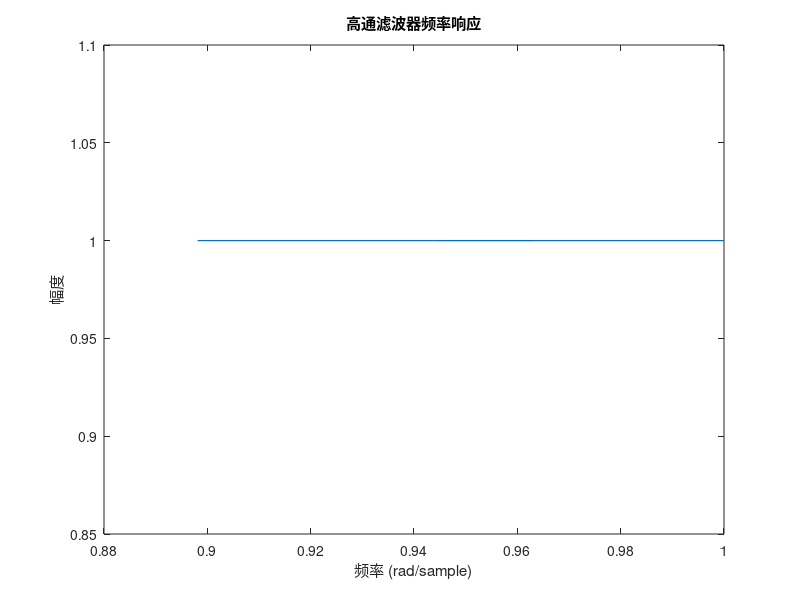

This chart was generated by the following MATLAB code:
clc
clear

% 设计参数
order = 6; % 滤波器阶数
cutoff_freq = 0.3; % 截止频率（normalized to fs）
fs = 1000; % 采样频率
 
% 设计高通滤波器
[b, a] = butter(order, cutoff_freq, 'high');
 
% 示例：使用设计的滤波器
data = randn(1, 1000); % 示例数据，1x1000的信号
filtered_data = filter(b, a, data); % 应用滤波器
 
% 绘制频率响应
[h, w] = freqz(b, a, 'half', 200); % 200个点
plot(w/max(w), abs(h));
title('高通滤波器频率响应');
xlabel('频率 (rad/sample)');
ylabel('幅度');